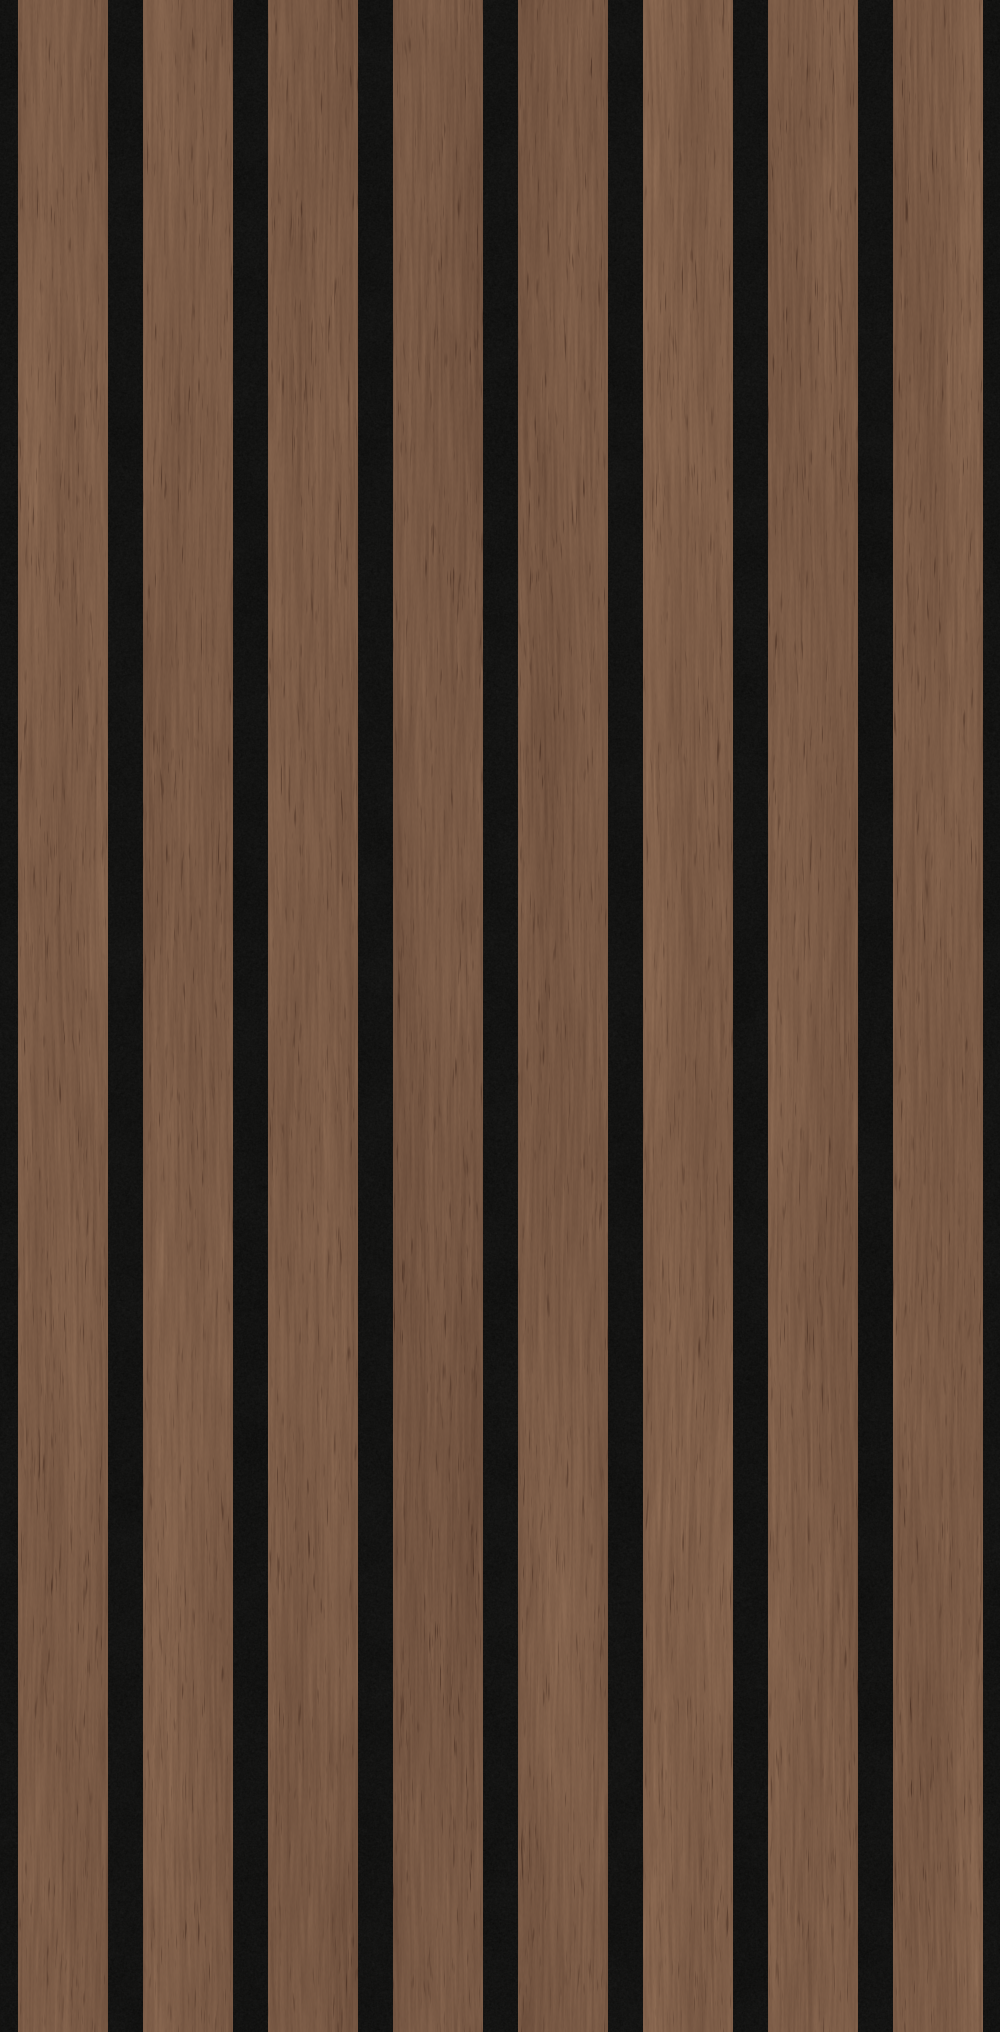

The Python source for this figure:
import json
from pathlib import Path

import numpy as np
from PIL import Image, ImageDraw
from scipy.ndimage import gaussian_filter, map_coordinates


OUT = Path(__file__).resolve().parent
W, H = 1000, 2032
MM_PER_PIXEL = 0.3
rng = np.random.default_rng(4118)


def noise(shape, sigma):
    a = gaussian_filter(rng.standard_normal(shape), sigma, mode="wrap")
    return (a - a.mean()) / max(a.std(), 1e-8)


y, x = np.mgrid[:H, :W]
rgb = np.empty((H, W, 3), dtype=float)
felt = noise((H, W), (0.6, 0.6))
felt_cloud = noise((H, W), (13, 13))
rgb[:] = np.array([19, 19, 18]) + (felt * 1.5 + felt_cloud * 0.65)[..., None]
height = 5 + felt * 0.018

for slat in range(8):
    start = slat * 125
    # Half a gap at each tile edge preserves the installed seam pitch.
    local_x = np.arange(125) - 17.5
    face = (local_x >= 0) & (local_x < 90)
    u = np.broadcast_to(local_x, (H, 125))
    v = np.broadcast_to(np.arange(H)[:, None], u.shape)
    phase = rng.uniform(0, 2 * np.pi, 5)
    bend = (
        3.5 * np.sin(2 * np.pi * v / H + phase[0])
        + 1.6 * np.sin(4 * np.pi * v / H + phase[1])
        + 0.7 * np.sin(10 * np.pi * v / H + phase[2])
    )
    warped = u + bend * (0.7 + 0.3 * np.sin(u / 36 + phase[3]))
    broad = noise((H, 125), (150, 13))
    fibers = noise((H, 125), (19, 0.65))
    fibers = map_coordinates(fibers, [v, warped % 125], order=1, mode="grid-wrap")
    growth = np.sin(warped * 0.49 + 0.7 * np.sin(warped * 0.1) + phase[4])
    growth = np.maximum(growth, 0) ** 7
    pore_field = noise((H, 125), (7, 0.5))
    pore_field = map_coordinates(pore_field, [v, warped % 125], order=1, mode="grid-wrap")
    pores = np.clip((pore_field - 1.15) * 0.8, 0, 1.5)
    fine = noise((H, 125), (1.4, 0.45))
    tone = rng.normal(0, 4)
    variation = broad * 3.1 + fibers * 3.3 - growth * 4.0 - pores * 19 + fine * 0.8
    wood = np.array([123, 91, 70]) + tone * np.array([1, 0.85, 0.65])
    wood = wood + variation[..., None] * np.array([1, 0.88, 0.72])
    rgb[:, start:start + 125][:, face] = wood[:, face]
    distance_mm = np.minimum(u, 90 - u) * MM_PER_PIXEL
    bevel = np.clip(distance_mm / 0.45, 0, 1)
    wood_height = 5 + 5 * bevel + fibers * 0.008 - pores * 0.025
    height[:, start:start + 125][:, face] = wood_height[:, face]

color = np.uint8(np.clip(np.rint(rgb), 0, 255))
Image.fromarray(color).save(OUT / "texture.png")

dx = (np.roll(height, -1, axis=1) - np.roll(height, 1, axis=1)) / (2 * MM_PER_PIXEL)
dy = (np.roll(height, -1, axis=0) - np.roll(height, 1, axis=0)) / (2 * MM_PER_PIXEL)
normal = np.stack([-dx, dy, np.ones_like(dx)], axis=-1)
normal /= np.linalg.norm(normal, axis=-1, keepdims=True)
Image.fromarray(np.uint8(np.rint((normal * 0.5 + 0.5) * 255))).save(OUT / "normal.png")

metadata = {
    "repeatWidthIn": 300 / 25.4,
    "repeatHeightIn": 24,
    "depthIn": 10 / 25.4,
    "note": "Manufacturer spec sheet overrides photo estimates: 8 slats with 27 mm (1.063 in) faces and 10.5 mm (0.413 in) rectangular felt gaps on a 37.5 mm (1.476 in) pitch give a 300 mm installed repeat, with 5 mm slats over 5 mm felt (10 mm total), rather than the 305 mm loose-panel width. Warm dark smoke oak tones are sampled from the main listing photo over black felt; procedural grain wraps over 24 in vertically, with a small edge softening for the normal map.",
}
(OUT / "texture.json").write_text(json.dumps(metadata, indent=2) + "\n")

light = np.array([-0.45, 0.55, 0.8])
light /= np.linalg.norm(light)
diffuse = np.maximum(normal @ light, 0)
linear = (color / 255) ** 2.2
shaded = np.uint8(np.clip((linear * (0.28 + 0.85 * diffuse[..., None])) ** (1 / 2.2) * 255, 0, 255))
thumb_size = (250, 508)
preview = Image.new("RGB", (1520, 1568), (235, 232, 227))
draw = ImageDraw.Draw(preview)
draw.text((10, 10), "ALBEDO / 3 x 3 / 35.433 x 72 inches", fill=(35, 35, 35))
draw.text((770, 10), "NORMAL-MAP LIGHTING / upper-left light / 3 x 3", fill=(35, 35, 35))
for offset, pixels in [(0, color), (770, shaded)]:
    thumb = Image.fromarray(pixels).resize(thumb_size, Image.Resampling.LANCZOS)
    for row in range(3):
        for col in range(3):
            preview.paste(thumb, (offset + col * 250, 40 + row * 508))
preview.save(OUT / "preview.png")
print(json.dumps(metadata, indent=2))
print(f"Wrote texture.png, normal.png ({W} x {H}), texture.json and preview.png")
